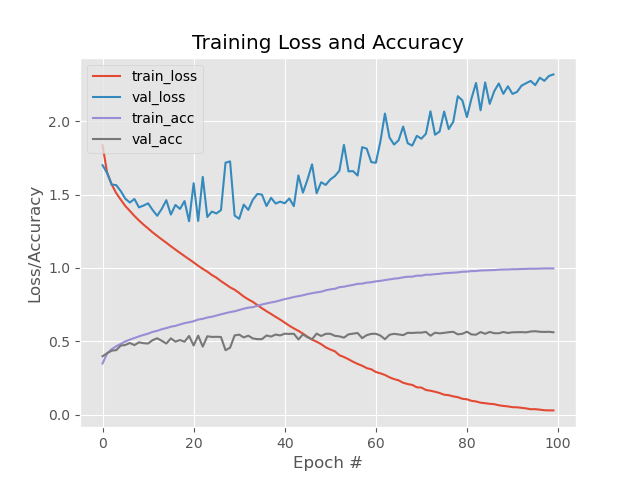

Python code for this plot:
#!/usr/bin/env python3

from sklearn.preprocessing import LabelBinarizer
from sklearn.metrics import classification_report

import tensorflow as tf
import matplotlib.pyplot as plt
import numpy as np

# load the CIFAR-10 dataset of 60,000 images of 10 classes
# 50,000 for training and 10,000 for testing
((trainX, trainY), (testX, testY)) = tf.keras.datasets.cifar10.load_data()

# flatten each 32x32x3 image to a simple list of 32x32x3=3072 pixels
trainX = trainX.reshape((trainX.shape[0], 32 * 32 * 3))
testX = testX.reshape((testX.shape[0], 32 * 32 * 3))

# scale data to the range of [0, 1]
trainX = trainX.astype('float32') / 255.0
testX = testX.astype('float32') / 255.0

# convert the labels from integers to vectors
lb = LabelBinarizer()
trainY = lb.fit_transform(trainY)
testY = lb.transform(testY)

# build the model
num_features = trainX.shape[1]
print(f'{num_features=}')
model = tf.keras.models.Sequential()
model.add(tf.keras.layers.InputLayer(input_shape=(num_features,))) # input layer
model.add(tf.keras.layers.Dense(1024, activation='relu')) # hidden layer
model.add(tf.keras.layers.Dense(512, activation='relu')) # hidden layer
model.add(tf.keras.layers.Dense(10, activation='softmax')) # output layer
model.summary()

# initialize the gradient descent optimizer
sgd = tf.keras.optimizers.SGD(0.01)

# compile the model
model.compile(loss="categorical_crossentropy", optimizer=sgd, metrics=["accuracy"])

# train the model
EPOCHS = 100
H = model.fit(trainX, trainY, validation_data=(testX, testY), epochs=EPOCHS, batch_size=32)

# evaluate the network
predictions = model.predict(testX, batch_size=32)
label_names = ["airplane", "automobile", "bird", "cat", "deer", "dog", "frog", "horse", "ship", "truck"]
print(label_names)
report = classification_report(
    y_true=testY.argmax(axis=1),
    y_pred=predictions.argmax(axis=1),
    target_names=label_names)
print(report)

# plot the training loss and accuracy
plt.style.use("ggplot")
plt.figure()
plt.plot(np.arange(0, EPOCHS), H.history["loss"], label="train_loss")
plt.plot(np.arange(0, EPOCHS), H.history["val_loss"], label="val_loss")
plt.plot(np.arange(0, EPOCHS), H.history["accuracy"], label="train_acc")
plt.plot(np.arange(0, EPOCHS), H.history["val_accuracy"], label="val_acc")
plt.title("Training Loss and Accuracy")
plt.xlabel("Epoch #")
plt.ylabel("Loss/Accuracy")
plt.legend()
plt.savefig('keras_cifar10_demo.png')
